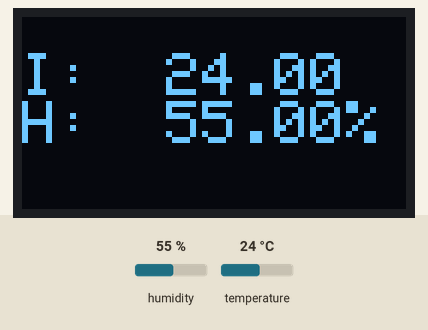
This program was run on a simulated Arduino Uno, built with avr-gcc and run on an emulated ATmega328P. Shown: 128×64 one-colour display. The test bench sets the inputs (shaded band); at power-on: humidity 55 %, temperature 24 °C. What the program prints to the serial monitor is not drawn.

Above: at 6.2 s.
6.3 s: humidity set to 22 %
At 16.0 s:
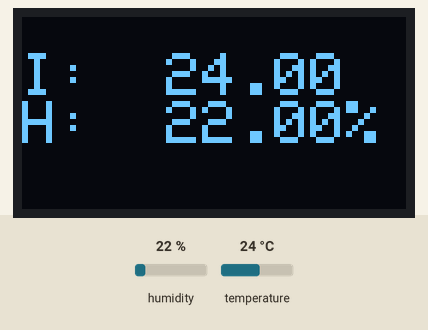
16.5 s: temperature set to 12 °C
At 26.0 s:
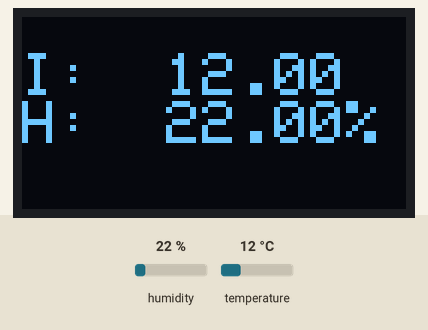
26.5 s: humidity set to 40 %
At 36.0 s:
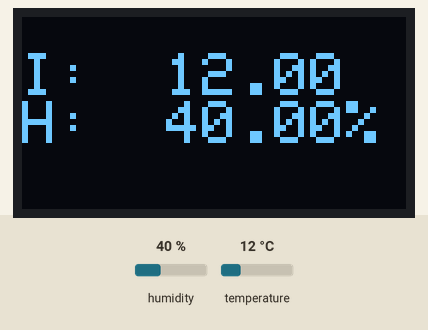
36.5 s: temperature set to 19 °C
At 46.0 s:
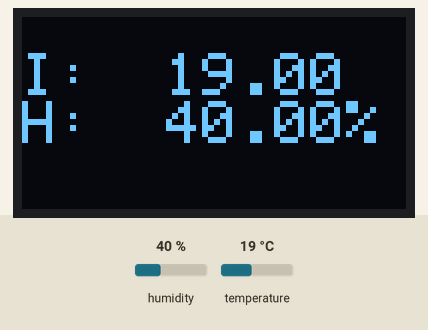
Timing chart, 0 to 47.5 s (numbered marks = the images above; inputs shaded):
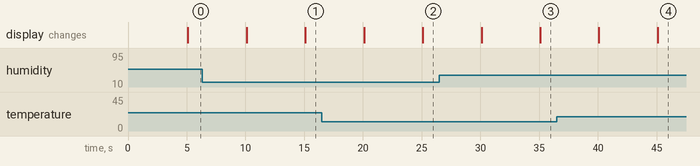

The program:

main.cpp
```cpp
#include <SPI.h>
#include <Wire.h>
#include <Adafruit_GFX.h>
#include <Adafruit_SSD1306.h>
#include <DHT.h>

#include "lt_dash.h"

// display
#define OLED_RESET 4
Adafruit_SSD1306 display(OLED_RESET);

// dht 22
DHT dht(DHTPIN, DHTTYPE);


#define LT_PIC_BMP_WIDTH  128
#define LT_PIC_BMP_HEIGHT 64
static const unsigned char PROGMEM lt_pic_bmp[] =
{
  0x00, 0x00, 0x00, 0x00, 0x00, 0x00, 0x00, 0x00, 0x00, 0x00, 0x00, 0x00, 0x00, 0x00, 0x00, 0x00,
  0x00, 0x00, 0x00, 0x00, 0x00, 0x00, 0x00, 0x00, 0x00, 0x00, 0x00, 0x00, 0x00, 0x00, 0x00, 0x00,
  0x00, 0x00, 0x00, 0x07, 0xff, 0xff, 0xff, 0xff, 0xff, 0xff, 0xff, 0xff, 0xff, 0xf8, 0x00, 0x00,
  0x00, 0x00, 0x00, 0x0c, 0x00, 0x00, 0x00, 0x00, 0x00, 0x00, 0x00, 0x00, 0x00, 0x06, 0x00, 0x00,
  0x00, 0x00, 0x00, 0x10, 0x00, 0x00, 0x00, 0x00, 0x00, 0x00, 0x00, 0x00, 0x00, 0x01, 0x00, 0x00,
  0x00, 0x00, 0x00, 0x20, 0x00, 0x00, 0x00, 0x00, 0x00, 0x00, 0x00, 0x00, 0x00, 0x01, 0x00, 0x00,
  0x00, 0x00, 0x00, 0x40, 0x00, 0x00, 0x00, 0x00, 0x00, 0x00, 0x00, 0x00, 0x00, 0x00, 0x80, 0x00,
  0x00, 0x00, 0x00, 0x80, 0x00, 0x00, 0x00, 0x00, 0x00, 0x00, 0x00, 0x00, 0x00, 0x00, 0xc0, 0x00,
  0x00, 0x00, 0x00, 0x80, 0x00, 0x00, 0x00, 0x00, 0x00, 0x00, 0x00, 0x00, 0x00, 0x00, 0x40, 0x00,
  0x00, 0x00, 0x01, 0x00, 0x00, 0x00, 0x00, 0x00, 0x00, 0x00, 0x00, 0x00, 0x00, 0x00, 0x40, 0x00,
  0x00, 0x00, 0x01, 0x00, 0x00, 0x00, 0x00, 0x00, 0x00, 0x00, 0x00, 0x00, 0x00, 0x00, 0x20, 0x00,
  0x00, 0x00, 0x02, 0x00, 0x00, 0x00, 0x00, 0x00, 0x00, 0x00, 0x00, 0x00, 0x00, 0x00, 0x20, 0x00,
  0x00, 0x00, 0x04, 0x00, 0x00, 0x00, 0x00, 0x00, 0x00, 0x00, 0x00, 0x00, 0x00, 0x00, 0x10, 0x00,
  0x00, 0x00, 0x04, 0x00, 0x00, 0x00, 0x00, 0x00, 0x00, 0x00, 0x00, 0x00, 0x00, 0x00, 0x10, 0x00,
  0x00, 0x00, 0x08, 0x00, 0x00, 0x00, 0x00, 0x00, 0x00, 0x00, 0x00, 0x00, 0x00, 0x00, 0x10, 0x00,
  0x00, 0x00, 0x0f, 0xff, 0xff, 0xff, 0xff, 0xff, 0xff, 0xff, 0xff, 0xff, 0xff, 0xff, 0xf0, 0x00,
  0x00, 0x00, 0x16, 0x00, 0x00, 0x20, 0x00, 0x00, 0x00, 0x00, 0x00, 0x00, 0x00, 0x00, 0x18, 0x00,
  0x00, 0x00, 0x35, 0xff, 0xff, 0x20, 0x00, 0x00, 0x00, 0x00, 0x00, 0x00, 0x00, 0x00, 0x08, 0x00,
  0x00, 0x00, 0x27, 0x00, 0x01, 0x20, 0x00, 0x00, 0x00, 0x00, 0x00, 0x00, 0x00, 0x00, 0x08, 0x00,
  0x00, 0x00, 0x4b, 0x00, 0x01, 0x20, 0x00, 0x00, 0x00, 0x00, 0x00, 0x00, 0x00, 0x00, 0x08, 0x00,
  0x00, 0x00, 0x4f, 0x00, 0x01, 0x20, 0x00, 0x00, 0x00, 0x00, 0x00, 0x00, 0x00, 0x00, 0x08, 0x00,
  0x00, 0x00, 0x95, 0x00, 0x01, 0x20, 0x00, 0x00, 0x00, 0x00, 0x00, 0x00, 0x00, 0x00, 0x08, 0x00,
  0x00, 0x01, 0x25, 0x00, 0x01, 0x20, 0x00, 0x00, 0x00, 0x00, 0x00, 0x00, 0x00, 0x00, 0x08, 0x00,
  0x00, 0x01, 0x29, 0x00, 0x01, 0x20, 0x00, 0x00, 0x00, 0x00, 0x00, 0x00, 0x00, 0x00, 0x08, 0x00,
  0x00, 0x02, 0x49, 0x00, 0x01, 0x20, 0x00, 0x00, 0x00, 0x00, 0x00, 0x00, 0x00, 0x00, 0x08, 0x00,
  0x00, 0x04, 0x51, 0x00, 0x01, 0x20, 0x00, 0x00, 0x00, 0x00, 0x00, 0x00, 0x00, 0x00, 0x08, 0x00,
  0x00, 0x04, 0x71, 0x00, 0x01, 0x20, 0x00, 0x00, 0x00, 0x00, 0x00, 0x00, 0x00, 0x00, 0x08, 0x00,
  0x00, 0x08, 0xa1, 0x00, 0x01, 0x20, 0x00, 0x00, 0x00, 0x00, 0x00, 0x00, 0x00, 0x00, 0x08, 0x00,
  0x00, 0x08, 0xa1, 0x00, 0x01, 0x20, 0x00, 0x00, 0x00, 0x00, 0x00, 0x00, 0x00, 0x00, 0x08, 0x00,
  0x00, 0x19, 0x7f, 0xff, 0xff, 0x20, 0x00, 0x00, 0x00, 0x00, 0x00, 0x00, 0x00, 0x00, 0x08, 0x00,
  0x00, 0x31, 0x00, 0x00, 0x00, 0x60, 0x00, 0x00, 0x00, 0x00, 0x00, 0x00, 0x00, 0x00, 0x04, 0x00,
  0x00, 0x21, 0xff, 0xff, 0xff, 0xff, 0xff, 0xff, 0xff, 0xff, 0xff, 0xff, 0xff, 0xff, 0xfc, 0x00,
  0x00, 0x41, 0x00, 0x00, 0x0f, 0xe0, 0x00, 0x00, 0x00, 0x00, 0x00, 0x00, 0x00, 0x00, 0x04, 0x00,
  0x00, 0xc1, 0x00, 0x00, 0x0f, 0xe0, 0x00, 0x00, 0x00, 0x00, 0x00, 0x00, 0x00, 0x00, 0x04, 0x00,
  0x00, 0x41, 0x00, 0x00, 0x00, 0x20, 0x00, 0x00, 0x00, 0x00, 0x00, 0x00, 0x00, 0x00, 0x04, 0x00,
  0x00, 0x41, 0x00, 0x00, 0x00, 0x20, 0x00, 0x00, 0x00, 0x00, 0x00, 0x00, 0x00, 0x00, 0x04, 0x00,
  0x00, 0x41, 0x00, 0x00, 0x00, 0x20, 0x00, 0x00, 0x00, 0x00, 0x00, 0x00, 0x00, 0x00, 0x04, 0x00,
  0x00, 0x41, 0x00, 0x00, 0x00, 0x20, 0x00, 0x00, 0x00, 0x00, 0x00, 0x00, 0x00, 0x00, 0x02, 0x00,
  0x00, 0xff, 0xff, 0xff, 0xff, 0xff, 0xff, 0xff, 0xff, 0xff, 0xff, 0xff, 0xff, 0xff, 0xff, 0x00,
  0x00, 0xc1, 0x00, 0x00, 0x00, 0x20, 0x00, 0x00, 0x00, 0x00, 0x00, 0x00, 0x00, 0x00, 0x02, 0x00,
  0x00, 0xc1, 0x00, 0x00, 0x00, 0x20, 0x00, 0x00, 0x00, 0x00, 0x00, 0x00, 0x00, 0x00, 0x02, 0x00,
  0x00, 0x41, 0x00, 0x00, 0x00, 0x20, 0x00, 0x00, 0x00, 0x00, 0x00, 0x00, 0x00, 0x00, 0x02, 0x00,
  0x00, 0x41, 0x00, 0x03, 0xff, 0xe0, 0x00, 0x00, 0x00, 0x00, 0x00, 0xfe, 0x00, 0x00, 0x02, 0x00,
  0x00, 0x61, 0x00, 0x07, 0xf8, 0x00, 0x00, 0x00, 0x00, 0x00, 0x03, 0xff, 0x00, 0x00, 0x02, 0x00,
  0x00, 0x41, 0x00, 0x1f, 0x3c, 0x00, 0x00, 0x00, 0x00, 0x00, 0x07, 0xff, 0xc0, 0x00, 0x02, 0x00,
  0x00, 0x41, 0x00, 0x3b, 0xff, 0x00, 0x00, 0x00, 0x00, 0x00, 0x0f, 0xff, 0xf0, 0x00, 0x02, 0x00,
  0x00, 0x41, 0x00, 0x7c, 0x0f, 0x80, 0x00, 0x00, 0x00, 0x00, 0x1f, 0x03, 0xf8, 0x00, 0x06, 0x00,
  0x00, 0x47, 0xff, 0xf0, 0x07, 0xff, 0xff, 0xff, 0xff, 0xff, 0xfe, 0x00, 0xef, 0xff, 0xfc, 0x00,
  0x00, 0xf9, 0x00, 0x60, 0x03, 0x80, 0x00, 0x00, 0x00, 0x00, 0x7c, 0x00, 0x44, 0x00, 0x7f, 0x00,
  0x01, 0x89, 0x00, 0x41, 0xe1, 0x80, 0x00, 0x00, 0x00, 0x00, 0x50, 0x38, 0x34, 0x00, 0xc1, 0x00,
  0x01, 0x01, 0x00, 0xc3, 0xf0, 0xc0, 0x00, 0x00, 0x00, 0x00, 0x60, 0xfe, 0x34, 0x00, 0x81, 0x00,
  0x01, 0x05, 0x00, 0xc6, 0x08, 0xc0, 0x00, 0x00, 0x00, 0x00, 0x71, 0xc7, 0x14, 0x00, 0x81, 0x80,
  0x01, 0x85, 0x00, 0xcc, 0x48, 0xc0, 0x00, 0x00, 0x00, 0x00, 0x71, 0x13, 0x14, 0x00, 0x9f, 0x80,
  0x00, 0x7f, 0xff, 0xcc, 0x2c, 0x40, 0x00, 0x00, 0x00, 0x00, 0x73, 0x29, 0x1c, 0x3f, 0xf0, 0x00,
  0x00, 0x00, 0x00, 0xcc, 0xa8, 0x7f, 0xff, 0xff, 0xff, 0xff, 0xf3, 0x29, 0x17, 0xe0, 0x00, 0x00,
  0x00, 0x00, 0x00, 0xcc, 0x48, 0x80, 0x00, 0x00, 0x00, 0x00, 0x31, 0x11, 0x10, 0x00, 0x00, 0x00,
  0x00, 0x00, 0x00, 0x47, 0x30, 0x80, 0x00, 0x00, 0x00, 0x00, 0x11, 0xc3, 0x20, 0x00, 0x00, 0x00,
  0x00, 0x00, 0x00, 0x23, 0xe1, 0x00, 0x00, 0x00, 0x00, 0x00, 0x08, 0xfe, 0x60, 0x00, 0x00, 0x00,
  0x00, 0x00, 0x00, 0x20, 0x03, 0x00, 0x00, 0x00, 0x00, 0x00, 0x04, 0x38, 0xc0, 0x00, 0x00, 0x00,
  0x00, 0x00, 0x00, 0x18, 0x06, 0x00, 0x00, 0x00, 0x00, 0x00, 0x06, 0x01, 0x80, 0x00, 0x00, 0x00,
  0x00, 0x00, 0x00, 0x06, 0x0c, 0x00, 0x00, 0x00, 0x00, 0x00, 0x01, 0x82, 0x00, 0x00, 0x00, 0x00,
  0x00, 0x00, 0x00, 0x03, 0xf0, 0x00, 0x00, 0x00, 0x00, 0x00, 0x00, 0xfe, 0x00, 0x00, 0x00, 0x00,
  0x00, 0x00, 0x00, 0x00, 0x00, 0x00, 0x00, 0x00, 0x00, 0x00, 0x00, 0x00, 0x00, 0x00, 0x00, 0x00,
  0x00, 0x00, 0x00, 0x00, 0x00, 0x00, 0x00, 0x00, 0x00, 0x00, 0x00, 0x00, 0x00, 0x00, 0x00, 0x00
};

#if (SSD1306_LCDHEIGHT != 64)
#error("Height incorrect, please fix Adafruit_SSD1306.h!");
#endif

//static const int STATES[] = {
//  STATE_TEMPERATURE, STATE_ENGINE
//};

int currentState = STATE_INIT;
int currentStateIndex = STATE_INIT;

unsigned long lastUpdateTimestamp = 0;

void temperatureScreenHandler() {
  float humidity = dht.readHumidity();
  float temperature = dht.readTemperature();

  // Check if any reads failed and exit early
  if (isnan(humidity) || isnan(temperature)) {
    Serial.println("Failed to read from DHT sensor!");
    return;
  }

  display.clearDisplay();
  display.setTextColor(WHITE);
  display.setCursor(0, 12);
  display.setTextSize(2);
  display.print("I:  ");
  display.print(temperature);
  display.println();
  display.print("H:  ");
  display.print(humidity);
  display.println("%");
  display.display();

}

void engineScreenHandler() {
  //dummy for now
  display.clearDisplay();
  display.setCursor(0, 12);
  display.println("RPM: 999");
  display.println("TEMP: 42");
  display.display();
}

void (*state_handler[])() = {
  temperatureScreenHandler, engineScreenHandler
};

void setup()   {
  Serial.begin(9600);
  Serial.print(display.width());
  Serial.print("\n");
  Serial.print(display.height());

  // by default, we'll generate the high voltage from the 3.3v line internally! (neat!)
  display.begin(SSD1306_SWITCHCAPVCC, 0x3C);  // initialize with the I2C addr 0x3D (for the 128x64)

  display.clearDisplay();
  display.drawBitmap(0, 0, lt_pic_bmp, LT_PIC_BMP_WIDTH, LT_PIC_BMP_HEIGHT, WHITE);
  display.display();
  delay(5000);
}


void loop() {
  unsigned long currentMillis = millis();

  if (currentMillis - lastUpdateTimestamp >= DISPLAY_SWITCH_INTERVAL) {
    lastUpdateTimestamp = currentMillis;
    currentStateIndex++;
    // handle overflow
    if (currentStateIndex == STATE_COUNT) {
      currentStateIndex = 0;
    }
    state_handler[currentStateIndex]();
  }

}
```

lt_dash.h
```cpp
#ifndef LT_DASH_H
#define LT_DASH_H

#define DHTPIN 2
#define DHTTYPE 22

#define STATE_COUNT 2
#define STATE_INIT -1
#define STATE_TEMPERATURE 0
#define STATE_ENGINE 1

#define DISPLAY_SWITCH_INTERVAL 5000

#endif
```

Measured:
- after the input at 6.3 s, the display: first differs from a run without the input after 8.8 s (image 1)
- after the input at 16.5 s, the display: first differs from a run without the input after 8.6 s (image 2)
- after the input at 26.5 s, the display: first differs from a run without the input after 8.6 s (image 3)
- after the input at 36.5 s, the display: first differs from a run without the input after 8.6 s (image 4)
